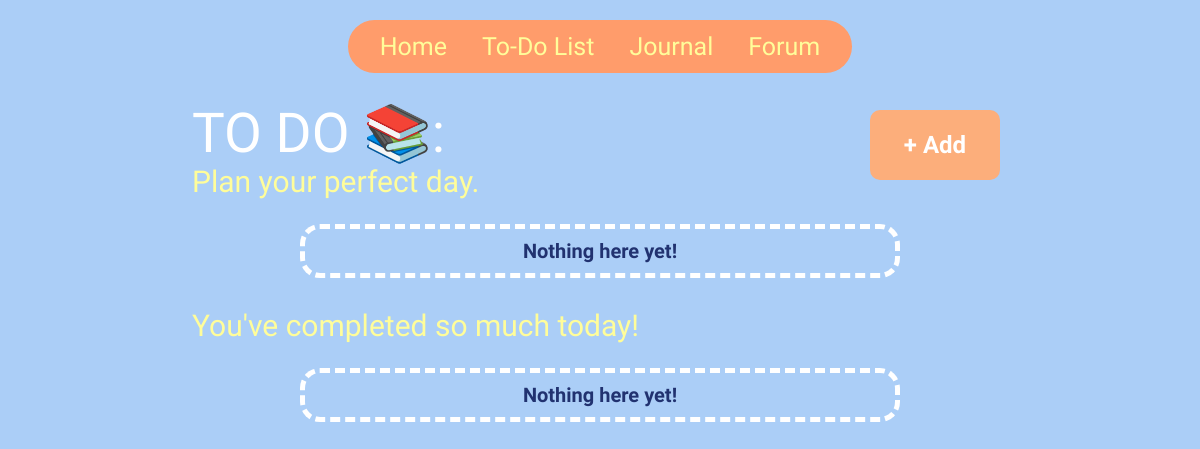
The page /todo/2 on the database as committed earlier.
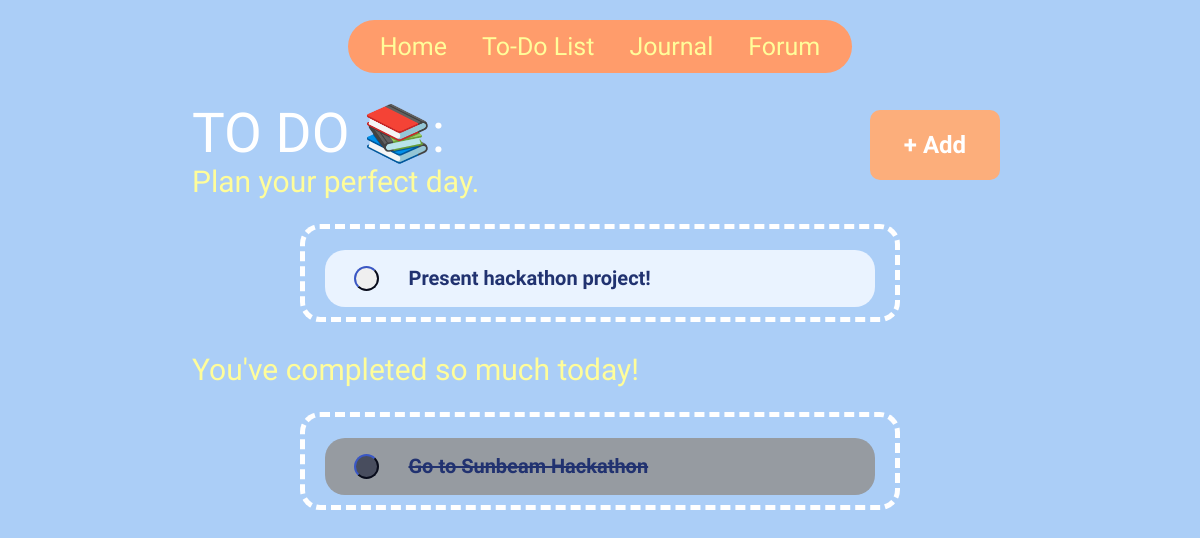
The same page on the database as committed later.
### perfectDay/models.py (models this page shows)
class todotask(models.Model):
    authorid = models.SmallIntegerField()
    text= models.CharField()
    done = models.BooleanField(default=False)
    due = models.DateTimeField()

### perfectDay/views.py (the view, shortened to what this page needs)
# urls.py: path('todo/<int:userID>', views.todo, name='todo'),
def todo(request, userID):
    Todotasks= todotask.objects.filter(authorid = userID, done = False)
    done= todotask.objects.filter(authorid = userID, done = True)
    data = {"ID": userID,
            "tasks": Todotasks,
             "done": done }
    template = loader.get_template('todo.html')
    return HttpResponse(template.render(request= request,context= data))

### perfectDay/templates/todo.html (shortened to what this page needs)
<!DOCTYPE html>
<html lang="en">
{% load static %}
<head>
    <link rel="stylesheet" href="{% static 'css/todo.css' %}">
</head>
<body>
  {% include 'nav.html' %}
  <div class="heading">
    <h1>TO DO 📚: </h1>
    <h3>Plan your perfect day. </h3>
  </div>
  <button class= addBtn id = addBtn name = addBtn>+ Add</button>
  <div class="main-container" id= "todo-container">
    {% for task in tasks %}
      {% if not task.done %}
      <div class="taskBox">
        <form  method="POST" style="display: flex; flex-direction: row;">
          <button type= "submit" class = doneToggle id ="{{task.id}}" name ="taskMarked" value ="{{task.id}}" > </button>
          <p>{{task.text}}</p>
        </form>
      </div>
      {% endif %}
    {% empty %}
      <p>Nothing here yet!</p>
    {% endfor %}
  </div>
  <h3 style="margin-left: 16%; margin-top: 30px;">You've completed so much today!</h3>
  <div class="main-container" id= "todo-container">
    {% for task in done %}
      {% if task.done %}
      <div class="untaskBox">
        <form  method="POST" style="display: flex; flex-direction: row;">
          <button type= "submit" class = unToggle id ="{{task.id}}" name ="unsubmit" value ="{{task.id}}" > </button>
          <p style="text-decoration: line-through;">{{task.text}}</p>
        </form>
      </div>
      {% endif %}
    {% empty %}
      <p>Nothing here yet!</p>
    {% endfor %}
  </div>
</body>

Rows that differ between the two databases and show on the page:
added todotask: {{ task.id }} 15 (drawn), text "Present hackathon project!", shown under "Plan your perfect day."
added todotask: {{ task.id }} 14 (drawn), text "Go to Sunbeam Hackathon", shown under "You've completed so much today!"
Other text that changed with them:
text no longer shown: "Nothing here yet! Nothing here yet!"
